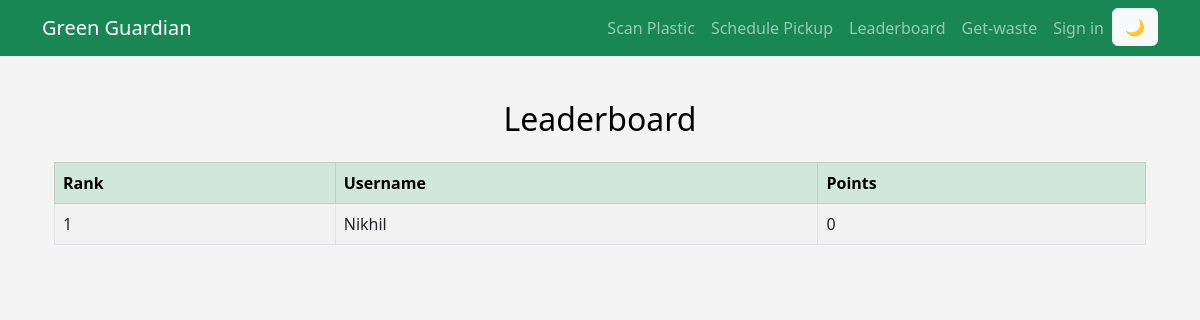
/leaderboard, run on an earlier commit of the app's database.
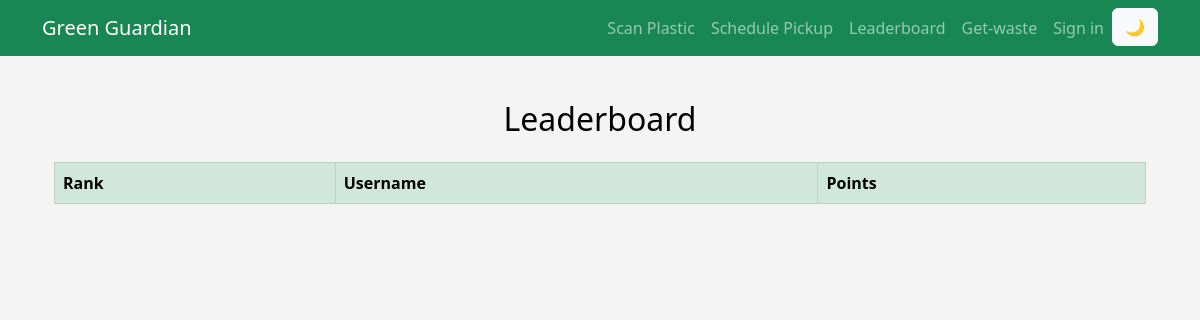
And on a later commit of the database.
### app.py (models this page shows)
class User(db.Model):
    id = db.Column(db.Integer, primary_key=True)
    username = db.Column(db.String(100), unique=True, nullable=False)
    password = db.Column(db.String(100), unique=True, nullable=False)
    points = db.Column(db.Integer, default=0)
    contributions = db.relationship('Contribution', backref='user', lazy=True)
    pickups = db.relationship('Pickup', backref='user', lazy=True)

### app.py (the view)
@app.route('/leaderboard')
def leaderboard():
    top_users = User.query.order_by(User.points.desc()).limit(10).all()
    return render_template('leaderboard.html', users=top_users)

### app.py (called while the page is built)
@app.context_processor
def inject_user():
    return dict(user=session.get("username"))

### templates/leaderboard.html
{% extends "base.html" %}
{% block content %}
<div class="container py-4">
  <h2 class="mb-4 text-center">Leaderboard</h2>
  <table class="table table-bordered table-striped">
    <thead class="table-success">
      <tr>
        <th>Rank</th>
        <th>Username</th>
        <th>Points</th>
      </tr>
    </thead>
    <tbody>
      {% for user in users %}
      <tr>
        <td>{{ loop.index }}</td>
        <td>{{ user.username }}</td>
        <td>{{ user.points }}</td>
      </tr>
      {% endfor %}
    </tbody>
  </table>
</div>
{% endblock %}

### templates/base.html (shortened to what this page needs)
<!DOCTYPE html>
<html lang="en">
<head>
  <link rel="stylesheet" href="https://cdn.jsdelivr.net/npm/bootstrap@5.3.0/dist/css/bootstrap.min.css">
</head>
<body>
  <nav class="navbar navbar-expand-lg navbar-dark bg-success">
    <div class="container">
      <a class="navbar-brand" href="{{ url_for('index') }}">Green Guardian</a>
      <div class="collapse navbar-collapse">
        <ul class="navbar-nav ms-auto">
          <li class="nav-item"><a class="nav-link" href="{{ url_for('scan') }}">Scan Plastic</a></li>
          <li class="nav-item"><a class="nav-link" href="{{ url_for('pickup') }}">Schedule Pickup</a></li>
          <li class="nav-item"><a class="nav-link" href="{{ url_for('leaderboard') }}">Leaderboard</a></li>
          <li class="nav-item"><a class="nav-link" href="{{ url_for('pickupDetails') }}">Get-waste</a></li>
          {% if user %}
          <li class="nav-item"><a class="nav-link" href="{{ url_for('logout') }}">Logout</a></li>
          {% else %}
          <li class="nav-item"><a class="nav-link" href="{{ url_for('signin') }}">Sign in</a></li>
          {% endif %}
          <li class="nav-item">
            <button id="theme-toggle" class="btn btn-light">🌙</button>
          </li>
        </ul>
      </div>
    </div>
  </nav>
  <div class="container">
    {% block content %}{% endblock %}
  </div>
</body>
</html>

### templates/base.html (style rules this page uses)
body { background: #f4f4f4; color: #000; transition: background 0.3s, color 0.3s; }
.navbar { margin-bottom: 20px; }

What changed in the data, as far as the page shows it:
removed User: username "Nikhil", points "0"
